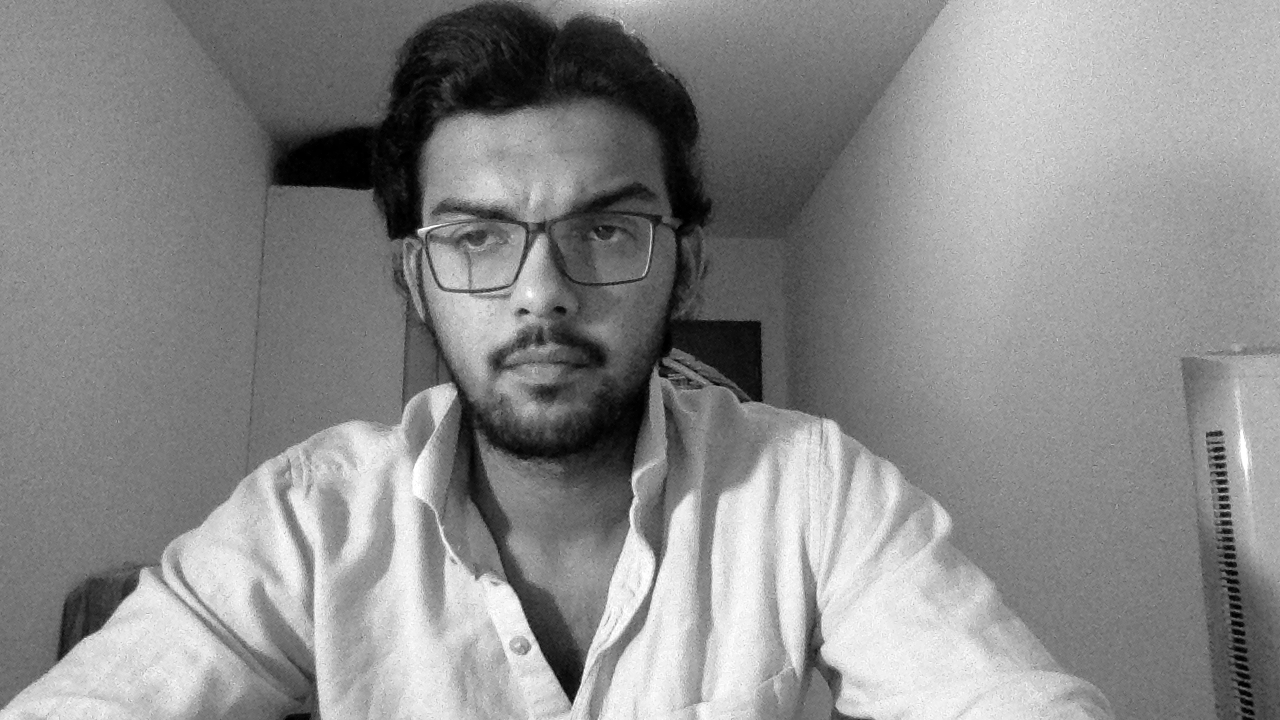
#> input picture ruchit.png, 1280 x 720 px
$ python opencv5.py
#> lines starting #> are read from the running program, lines starting #| are printed output that depends on the picture
import cv2
import numpy as np
from matplotlib import pyplot as plt

img = cv2.imread("ruchit.png")
#> img is the input picture: shape (720, 1280, 3); min 0, max 255, mean 138.4
mask = np.zeros(img.shape[:2], np.uint8)

bgModel = np.zeros((1,65), np.float64)
fgModel = np.zeros((1,65), np.float64)

rect = (300, 30, 421, 378)

cv2.grabCut(img, mask, rect, bgModel, fgModel, 5, cv2.GC_INIT_WITH_RECT)

mask2 = np.where((mask ==2 )| (mask ==0), 0, 1).astype('uint8')
img = img*mask2[:, :, np.newaxis]
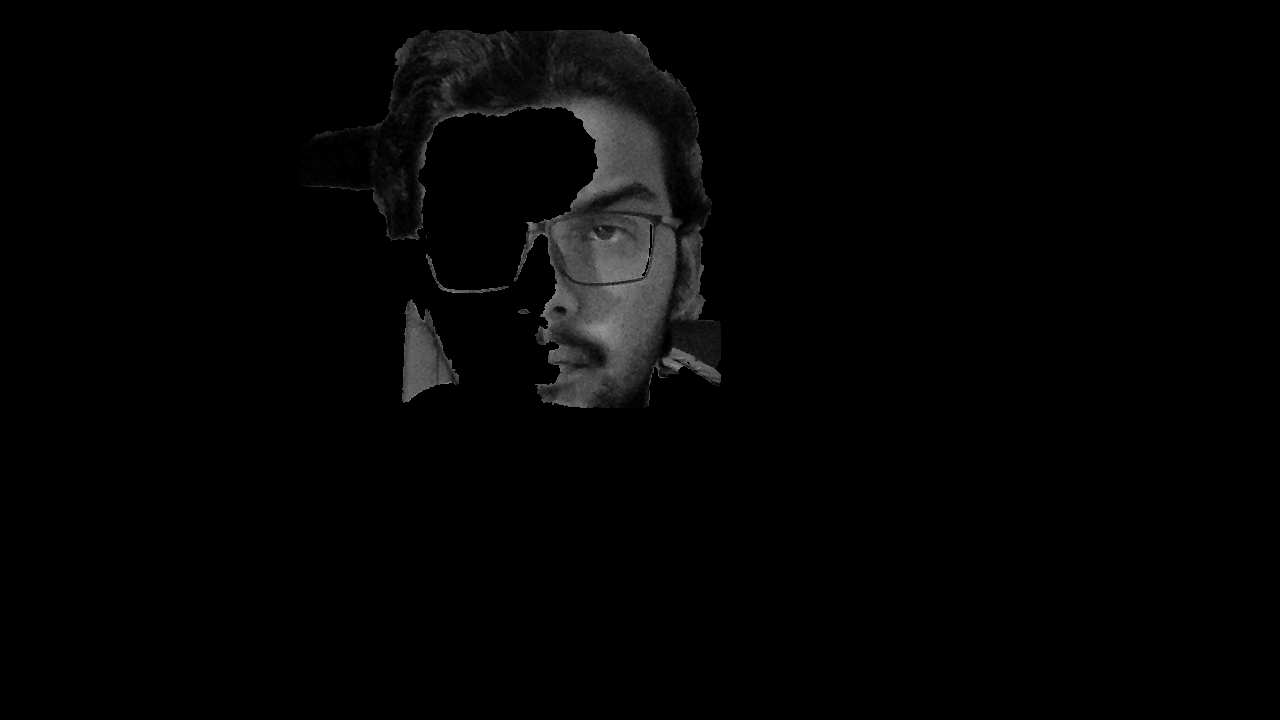
#> img: shape (720, 1280, 3); min 0, max 151, mean 3.9

plt.subplot(121)
plt.title("GrabCut")
#> (the run stopped early here; a loop or call above may not have finished)
